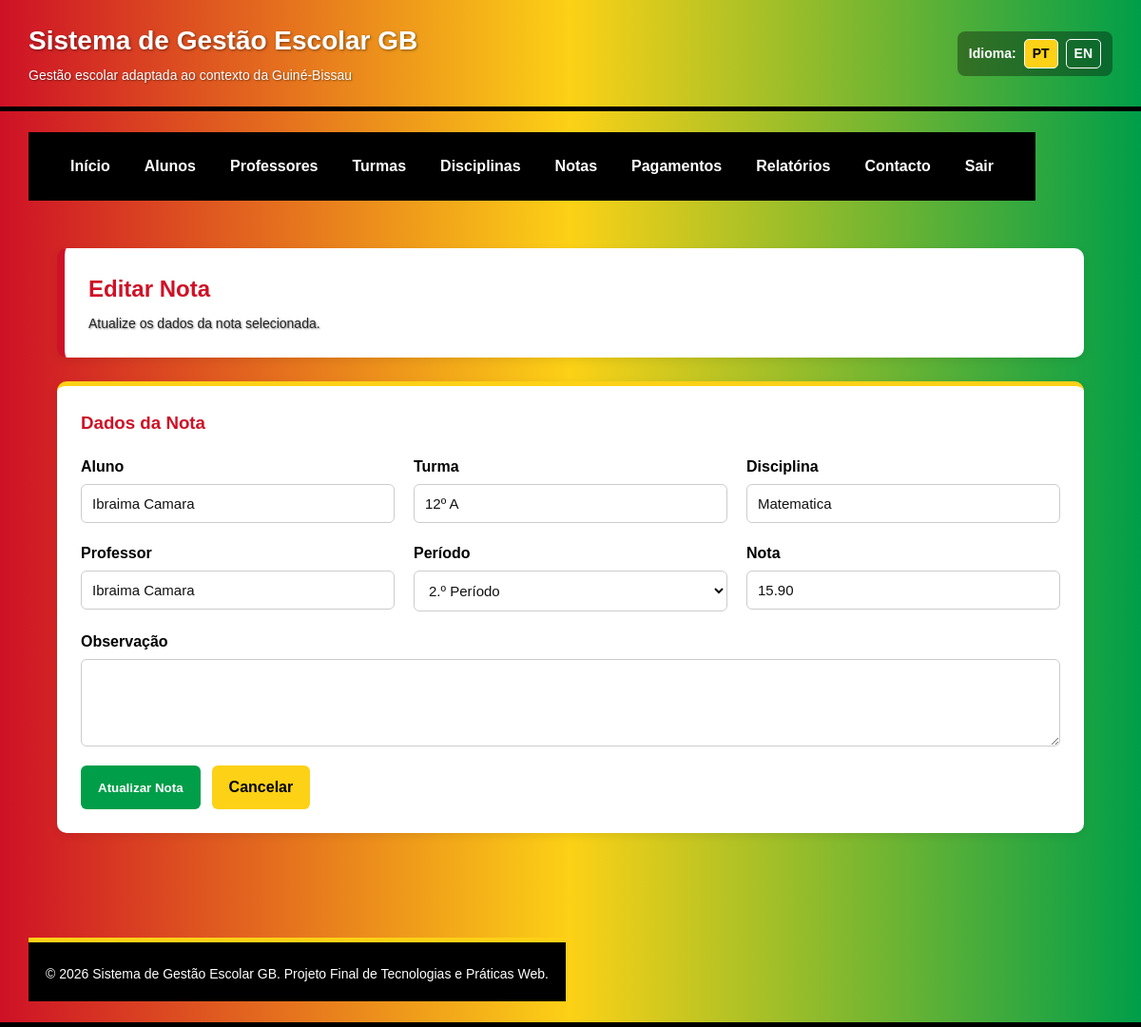
Page /editar_nota.php?id=3 on the committed database.
### tables this page shows
CREATE TABLE IF NOT EXISTS `notas` (
  `id_nota` int NOT NULL AUTO_INCREMENT,
  `aluno` varchar(120) NOT NULL,
  `turma` varchar(50) NOT NULL,
  `disciplina` varchar(100) NOT NULL,
  `professor` varchar(120) NOT NULL,
  `periodo` enum('1_periodo','2_periodo','3_periodo','final') NOT NULL,
  `nota` decimal(5,2) NOT NULL,
  `observacao` text,
  `criado_em` datetime DEFAULT CURRENT_TIMESTAMP,
  PRIMARY KEY (`id_nota`)
);

### editar_nota.php (the view, shortened to what this page needs)
<?php
require_once 'config/conexao.php';
$id_nota = intval($_GET["id"]);
$sql = "SELECT * FROM notas WHERE id_nota = ?";
$stmt = mysqli_prepare($conn, $sql);
mysqli_stmt_bind_param($stmt, "i", $id_nota);
mysqli_stmt_execute($stmt);
$resultado = mysqli_stmt_get_result($stmt);
$registo = mysqli_fetch_assoc($resultado);
?>
<?php include 'includes/header.php'; ?>
<?php include 'includes/menu.php'; ?>
<main class="conteudo">
    <section class="cabecalho-pagina">
        <h2>Editar Nota</h2>
        <p>Atualize os dados da nota selecionada.</p>
    </section>
    <section class="formulario-container">
        <h3>Dados da Nota</h3>
        <form class="formulario" method="post" action="editar_nota.php?id=<?php echo $id_nota; ?>">
            <div class="campo">
                <label for="aluno_nota">Aluno</label>
                <input type="text" id="aluno_nota" name="aluno_nota" required maxlength="120"
                       value="<?php echo htmlspecialchars($registo['aluno']); ?>">
            </div>
            <div class="campo">
                <label for="turma_nota">Turma</label>
                <input type="text" id="turma_nota" name="turma_nota" required maxlength="50"
                       value="<?php echo htmlspecialchars($registo['turma']); ?>">
            </div>
            <div class="campo">
                <label for="disciplina_nota">Disciplina</label>
                <input type="text" id="disciplina_nota" name="disciplina_nota" required maxlength="100"
                       value="<?php echo htmlspecialchars($registo['disciplina']); ?>">
            </div>
            <div class="campo">
                <label for="professor_nota">Professor</label>
                <input type="text" id="professor_nota" name="professor_nota" required maxlength="120"
                       value="<?php echo htmlspecialchars($registo['professor']); ?>">
            </div>
            <div class="campo">
                <label for="periodo">Período</label>
                <select id="periodo" name="periodo" required>
                    <option value="2_periodo" <?php if ($registo['periodo'] === '2_periodo') echo 'selected'; ?>>2.º Período</option>
                </select>
            </div>
            <div class="campo">
                <label for="nota">Nota</label>
                <input type="number" id="nota" name="nota" min="0" max="20" step="0.1" required
                       value="<?php echo htmlspecialchars($registo['nota']); ?>">
            </div>
            <div class="campo campo-largo">
                <label for="observacao_nota">Observação</label>
                <textarea id="observacao_nota" name="observacao_nota" rows="4"><?php echo htmlspecialchars($registo['observacao']); ?></textarea>
            </div>
            <div class="botoes-formulario">
                <button type="submit" class="botao">Atualizar Nota</button>
                <a href="notas.php" class="botao-secundario">Cancelar</a>
            </div>
        </form>
    </section>
</main>
<?php include 'includes/footer.php'; ?>

### css/style.css (style rules this page uses)
:root { --gb-vermelho: #CE1126; --gb-amarelo: #FCD116; --gb-verde: #009E49; --gb-preto: #000000; --gb-azul: #003366; --gb-branco: #ffffff; --gb-cinza-fundo: #f4f6f8; --gb-cinza-texto: #222222; --gb-cinza-borda: #dddddd; }
* { margin: 0; padding: 0; box-sizing: border-box; }
html, body { font-family: Arial, Helvetica, sans-serif; background-color: var(--gb-cinza-fundo); color: var(--gb-cinza-texto); line-height: 1.5; }
.topo p { font-size: 14px; margin-top: 5px; color: var(--gb-branco); text-shadow: 1px 1px 2px rgba(0,0,0,0.45); }
.conteudo { padding: 30px; }
.cabecalho-pagina { background-color: var(--gb-branco); padding: 25px; border-radius: 10px; margin-bottom: 25px; box-shadow: 0 3px 10px rgba(0,0,0,0.08); border-left: 8px solid var(--gb-vermelho); }
.cabecalho-pagina h2 { color: var(--gb-vermelho); margin-bottom: 8px; }
.cabecalho-pagina p { color: var(--gb-cinza-texto); }
.formulario-container, .tabela-container, .info-contacto { background-color: var(--gb-branco); padding: 25px; border-radius: 10px; margin-bottom: 30px; box-shadow: 0 3px 10px rgba(0,0,0,0.08); }
.formulario-container { border-top: 5px solid var(--gb-amarelo); }
.formulario-container h3, .tabela-container h3, .info-contacto h3 { color: var(--gb-vermelho); margin-bottom: 20px; }
.formulario { display: flex; flex-wrap: wrap; gap: 20px; }
.campo { flex: 1 1 250px; display: flex; flex-direction: column; }
.campo-largo { flex: 1 1 100%; }
.campo label { font-weight: bold; margin-bottom: 6px; color: var(--gb-preto); }
.campo input, .campo select, .campo textarea { padding: 11px; border: 1px solid #cccccc; border-radius: 6px; font-size: 15px; background-color: var(--gb-branco); color: #111111; }
.botoes-formulario { flex: 1 1 100%; display: flex; gap: 12px; flex-wrap: wrap; }
.botao, .botao-secundario, .acao { display: inline-block; padding: 11px 18px; border-radius: 6px; border: none; cursor: pointer; font-weight: bold; text-decoration: none; transition: 0.3s; }
.botao { background-color: var(--gb-verde); color: var(--gb-branco); }
.botao-secundario { background-color: var(--gb-amarelo); color: var(--gb-preto); }

### rows in the picture
notas: aluno_nota "Ibraima Camara", turma_nota "12º A", disciplina_nota "Matematica", professor_nota "Ibraima Camara", periodo "2.º Período", nota "15.90"

### other values in the picture
t("nome_sistema") "Sistema de Gestão Escolar GB"
t("subtitulo_sistema") "Gestão escolar adaptada ao contexto da Guiné-Bissau"
t("idioma") "Idioma"
t("menu_inicio") "Início"
t("menu_alunos") "Alunos"
t("menu_professores") "Professores"
t("menu_turmas") "Turmas"
t("menu_disciplinas") "Disciplinas"
t("menu_notas") "Notas"
t("menu_pagamentos") "Pagamentos"
t("menu_relatorios") "Relatórios"
t("menu_contacto") "Contacto"
